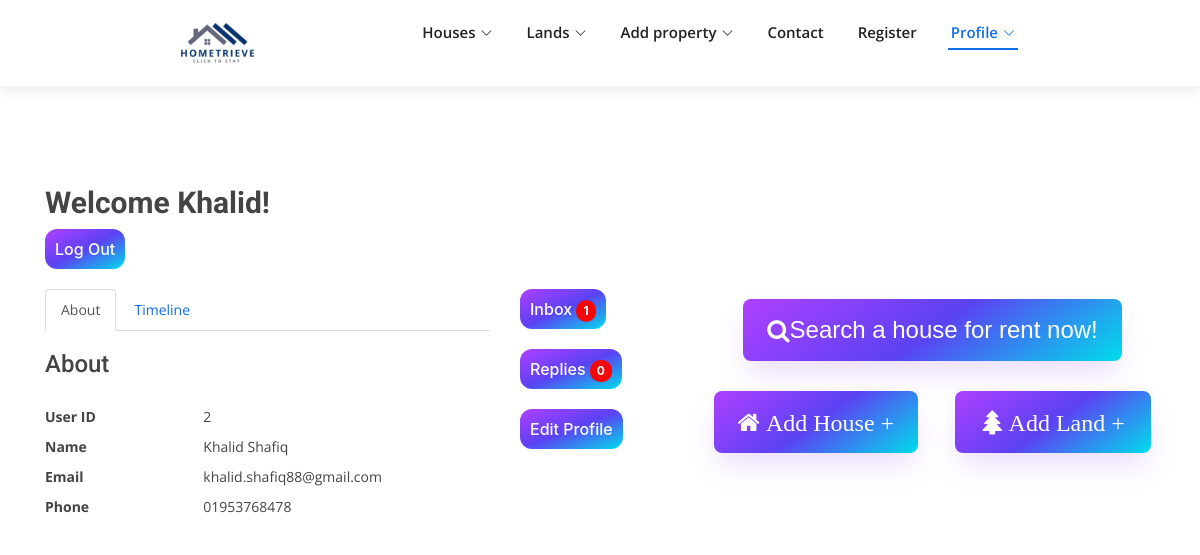
The app's page /user_profile.php (signed in) with its own data.
### tables this page shows
CREATE TABLE `user` (
  `id` int(6) NOT NULL,
  `first_name` varchar(255) NOT NULL,
  `last_name` varchar(255) NOT NULL,
  `email` varchar(255) NOT NULL,
  `contact` varchar(255) NOT NULL,
  `password` varchar(255) NOT NULL
);

### user_profile.php (the view, shortened to what this page needs)
<?php
include 'connection.php';
$userid = $_SESSION['userid'];
$sql = "SELECT * FROM user WHERE id='$userid'";
$result = mysqli_query($conn, $sql);
$row = mysqli_fetch_assoc($result);
$username=$row['first_name'];
$last_name = $row['last_name'];
$user_email=$row['email'];
$user_phone=$row['contact'];
$sql = "SELECT COUNT(*)
FROM contact_owner
WHERE onwer_id='$userid' AND status='Active'";
$result = mysqli_query($conn, $sql);
$row1 = mysqli_fetch_assoc($result);
$dbbadge= $row1['COUNT(*)'];
$sql = "SELECT COUNT(*)
FROM contact_owner
WHERE user_id='$userid' AND reply_status='Active'";
$result = mysqli_query($conn, $sql);
$row1 = mysqli_fetch_assoc($result);
$dbbadge1= $row1['COUNT(*)'];
?>
<!DOCTYPE html>
<html>
<head>
  <link rel="stylesheet" href="https://maxcdn.bootstrapcdn.com/bootstrap/4.5.2/css/bootstrap.min.css">
  <link rel="stylesheet" href="https://cdn.jsdelivr.net/npm/bootstrap-icons@1.4.1/font/bootstrap-icons.css">
  <link rel="stylesheet" href="https://cdnjs.cloudflare.com/ajax/libs/font-awesome/4.7.0/css/font-awesome.min.css">
  <link rel="stylesheet" href="https://maxcdn.bootstrapcdn.com/bootstrap/3.4.1/css/bootstrap.min.css">
  <link href="css/style.css" rel="stylesheet">
  <link rel="stylesheet" href="assets/css/user_profile.css">
</head>
<body>
  <header id="header" class="d-flex align-items-center">
    <div class="container d-flex align-items-center justify-content-between">
      <a href="index.php" class="logo"><img src="assets/image/logo1c.jpeg" alt="Hometrieve"></a>
      <nav id="navbar" class="navbar">
        <ul>
          <li class="dropdown"><a class="nav-link scrollto" href="#team"><span>Houses</span> <i class="bi bi-chevron-down"></i></a>
          </li>
          <li class="dropdown"><a href="#team"><span>Lands</span> <i class="bi bi-chevron-down"></i></a>
          </li>
          <li class="dropdown"><a href="#team"><span>Add property</span> <i class="bi bi-chevron-down"></i></a>
          </li>
          <li><a class="nav-link " href="contact_us.php">Contact</a></li>
          <li><a class="nav-link " href="signup.php">Register</a></li>
          <?php
          if (empty($_SESSION['logged_in'])) echo '<li><a class="nav-link scrollto" href="login.php">Login</a></li>';
          else {
            echo '<li class="dropdown"><a class="nav-link scrollto active" href="#team"><span>Profile</span><i class="bi bi-chevron-down"></i></a>
            <ul style="text-align:center;">
                <li><span>Welcome</span></li>
                <li><span>' . $username . '</span></li>
                <li><a href="logout.php">Logout</a></li>
              </ul>
          </li>';
          }
          ?>
        </ul>
      </nav>
    </div>
  </header>
  <br><br><br><br>
  <div class="container">
    <h2><strong>Welcome <?php echo $username; ?>!</strong></h2>
    <a class="button1"  href="logout.php" role="button">Log Out</a>
    <div class="row ">
      <div class="col-md-5 col-lg-5 col-sm-12">
        <br>
        <ul class="nav nav-tabs">
          <li class="active"><a data-toggle="tab" href="#about">About</a></li>
          <li><a data-toggle="tab" href="#timeline">Timeline</a></li>
        </ul>
        <div class="tab-content">
          <div id="about" class="tab-pane fade in active">
            <h3>About</h3>
            <br>
            <div class="row">
              <div class="col-md-4">
                <label>User ID</label>
              </div>
              <div class="col-md-6">
                <p><?php echo $userid; ?></p>
              </div>
            </div>
            <div class="row">
              <div class="col-md-4">
                <label>Name</label>
              </div>
              <div class="col-md-6">
                <p><?php echo $username." ".$last_name; ?></p>
              </div>
            </div>
            <div class="row">
              <div class="col-md-4">
                <label>Email</label>
              </div>
              <div class="col-md-6">
                <p><?php echo $user_email; ?></p>
              </div>
            </div>
            <div class="row">
              <div class="col-md-4">
                <label>Phone</label>
              </div>
              <div class="col-md-6">
                <p><?php echo $user_phone; ?></p>
              </div>
            </div>
          </div>
        </div>
      </div>
      <div class="col-md-2">
        <br>
        <a class="button1" href="view_inbox.php"  ><span>Inbox  </span><span class="badge"><?php echo $dbbadge; ?></span></a>
        <br><br>
        <a class="button1" href="view_replies.php"  ><span>Replies  </span><span class="badge"><?php echo $dbbadge1; ?></span></a>
        <br><br>
        <a class="button1" href="donor_login.php" role="button">Edit Profile</a>
      </div>
      <div class="col-md-5 col-lg-5 col-sm-12">
        <div class="row pt-5">
          <button class="button2" role="button" onclick="window.location ='view_houses.php'"><i class="fa fa-search"></i> Search a house for rent now!</button>
        </div>
        <div class="row pt-5">
          <button class="button2" onclick="window.location ='add_houses.php'" role="button"><i class="fa fa-home"> Add House + </i> </button>
          <br>
          <button class="button2" onclick="window.location ='add_lands.php'" role="button"><i class="fa fa-tree"> Add Land + </i></button>
        </div>
      </div>
    </div>
  </div>
</body>
</html>

### css/style.css (style rules this page uses)
body { font-family: "Open Sans", sans-serif; color: #444444; overflow-x: hidden; }
a { color: #106eea; text-decoration: none; }
h1, h2, h3, h4, h5, h6 { font-family: "Roboto", sans-serif; }
#header { background: #fff; transition: all 0.5s; z-index: 997; height: 86px; box-shadow: 0px 2px 15px rgba(0, 0, 0, 0.1); }
#header .logo { font-size: 30px; margin: 0; padding: 0; line-height: 1; font-weight: 600; letter-spacing: 0.8px; font-family: "Poppins", sans-serif; }
#header .logo img { max-height: 40px; }
.navbar { padding: 0; }
.navbar ul { margin: 0; padding: 0; display: flex; list-style: none; align-items: center; }
.navbar li { position: relative; }
.navbar > ul > li { white-space: nowrap; padding: 10px 0 10px 28px; }
.navbar a { display: flex; align-items: center; justify-content: space-between; padding: 0 3px; font-size: 15px; font-weight: 600; color: #222222; white-space: nowrap; transition: 0.3s; position: relative; }
.navbar a i { font-size: 12px; line-height: 0; margin-left: 5px; }
.navbar > ul > li > a:before { content: ""; position: absolute; width: 100%; height: 2px; bottom: -6px; left: 0; background-color: #106eea; visibility: hidden; width: 0px; transition: all 0.3s ease-in-out 0s; }
.navbar a:hover:before, .navbar li:hover > a:before, .navbar .active:before { visibility: visible; width: 100%; }
.navbar a:hover, .navbar .active, .navbar li:hover > a { color: #106eea; }

### assets/css/user_profile.css (style rules this page uses)
.button2 { margin: auto; border-radius: 8px; align-items: center; background-image: linear-gradient(144deg,#AF40FF, #5B42F3 50%,#00DDEB); box-shadow: rgba(151, 65, 252, 0.2) 0 15px 30px -5px; border: 0; font-family: Phantomsans, sans-serif; font-size: 20px; padding: 19px 24px; text-decoration: none; max-width: 200%; min-width: 140px; box-sizing: border-box; justify-content: center; line-height: 1em; touch-action: manipulation; white-space: nowrap; cursor: pointer; user-select: none; -webkit-user-select: none; color: #FFFFFF; display: flex; }
@media (min-width: 768px) { .button2 { font-size: 24px; min-width: 196px; } }
.button1 { background: linear-gradient(to bottom right, #AF40FF, #5B42F3 50%,#00DDEB); color: #FFFFFF; cursor: pointer; border: 0; border-radius: 12px; text-align: center; text-decoration: none; font-size: 16px; font-weight: 500; display: inline-block; font-family: -apple-system,system-ui,"Segoe UI",Roboto,Helvetica,Arial,sans-serif; outline: transparent; padding: 0 1rem; line-height: 2.5; touch-action: manipulation; white-space: nowrap; transition: box-shadow .2s ease-in-out; user-select: none; -webkit-user-select: none; }

### user_profile.php (style rules this page uses)
.badge { display: inline-block; min-width: 10px; padding: 5px 7px; font-size: 12px; font-weight: 700; line-height: 1; color: #fff; text-align: center; white-space: nowrap; vertical-align: middle; background-color: #f50707; border-radius: 10px; }
body { background-image: url('assets/image/up_bg.jpg'); background-repeat: no-repeat; background-attachment: fixed; background-size: cover; }

### records on screen
user: first_name "Khalid", last_name "Shafiq", email "khalid.shafiq88@gmail.com", contact "01953768478"

### other values on screen
$userid "2"
$dbbadge "1"
$dbbadge1 "0"
